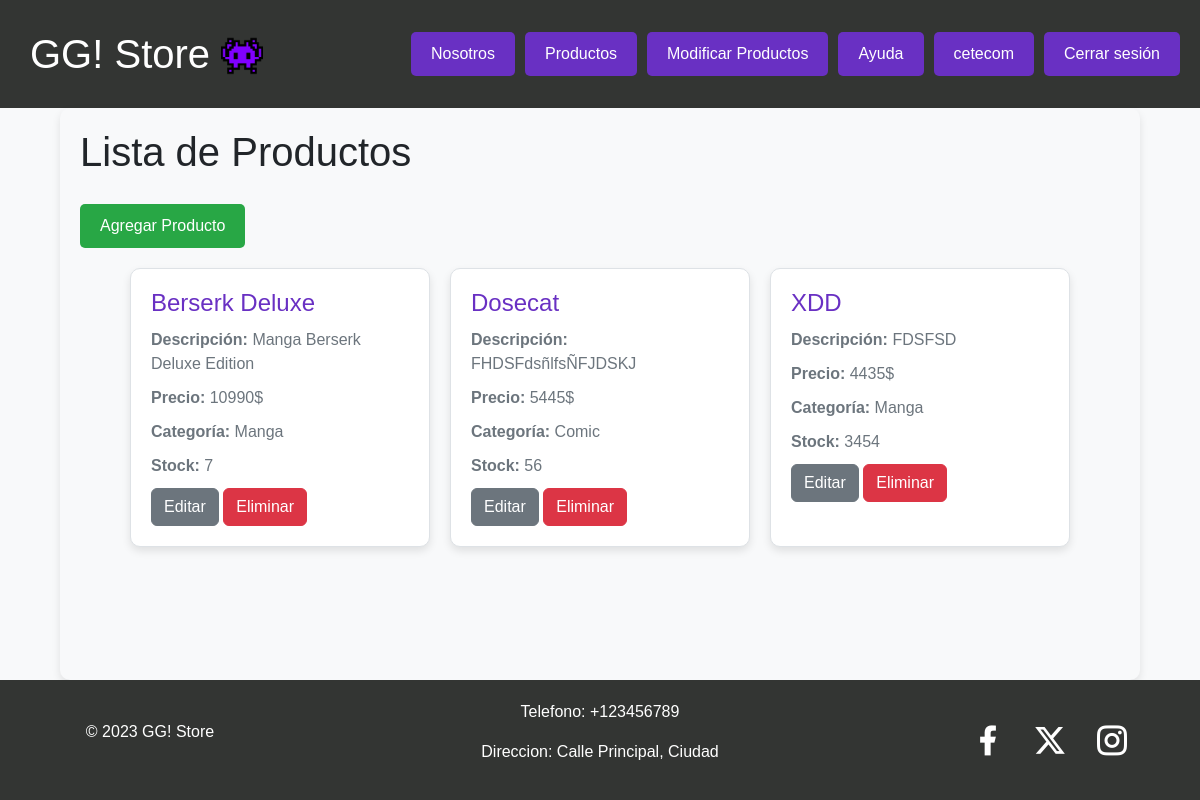
The page /prodAdmin/ (signed in) on the database its author committed.
### myapp/models.py (models this page shows, shortened)
class Producto(models.Model):
    cod_prod = models.CharField(max_length = 100, unique = True)
    nombre = models.CharField(max_length = 100)
    descripcion = models.TextField(max_length = 100)
    precio = models.IntegerField()
    precio_usd = models.FloatField(null=True, blank=True)
    categoria = models.ForeignKey(Categoria, on_delete = models.CASCADE, related_name = 'productos')

class Categoria(models.Model):
    nombre = models.CharField(max_length = 100)

class Stock(models.Model):
    cod_prod = models.OneToOneField(Producto, on_delete = models.CASCADE, primary_key = True)
    cantidad = models.PositiveIntegerField()

### myapp/views.py (the view)
# urls.py: path('prodAdmin/', views.productos_list_admin, name='prodadmin'),
@user_passes_test(lambda u: u.is_staff)
def productos_list_admin(request):
    productos = Producto.objects.all()
    return render(request, 'prodadmin.html', {'productos': productos})

### myapp/templates/prodadmin.html (shortened to what this page needs)
{% extends 'base.html' %}
{% block content %}
{% load static %}
<!DOCTYPE html>
<html lang="es">
<head>
    <link rel="stylesheet" href="{% static 'css/productos_list.css' %}">
</head>
<body>
    <div class="container">
        <h1>Lista de Productos</h1>
        <a href="{% url 'agregar_producto' %}" class="ver-carrito">Agregar Producto</a>
        <div class="productos-grid">
            {% for producto in productos %}
                <div class="producto-card">
                    <h2>{{ producto.nombre }}</h2>
                    <p><strong>Descripción:</strong> {{ producto.descripcion }}</p>
                    <p><strong>Precio:</strong> {{ producto.precio }}$</p>
                    <p><strong>Categoría:</strong> {{ producto.categoria.nombre }}</p>
                    <p><strong>Stock:</strong> {{ producto.stock.cantidad }}</p>
                    <a href="{% url 'editar_producto' producto.pk %}" class="btn btn-secondary">Editar</a>
                    <a href="{% url 'eliminar_producto' producto.pk %}" class="btn btn-danger">Eliminar</a>
                </div>
            {% endfor %}
        </div>
    </div>
</body>
</html>
{% endblock %}

### myapp/templates/base.html (shortened to what this page needs)
{% load static %}
<!DOCTYPE html>
<html lang="es">
<head>
    <link rel="stylesheet" href="https://cdn.jsdelivr.net/npm/bootstrap@5.2.2/dist/css/bootstrap.min.css">
    <link rel="stylesheet" href="{% static 'css/base.css' %}">
    <link href="https://cdn.jsdelivr.net/npm/remixicon@4.2.0/fonts/remixicon.css" rel="stylesheet"/>
</head>
<body>
    <header>
        <h1>GG! Store <a href="{% url 'index' %}"> <img src="{% static 'img/LogoGG.png' %}"  alt="Logo" width="42" > </a> </h1>
        <div class="header-buttons">
            <a href="{% url 'nosotros' %}" class="cta-button">Nosotros</a>
            <a href="{% url 'productos' %}" class="cta-button">Productos</a>
            {% if user.is_authenticated and user.is_staff %}
            <a href="{% url 'prodadmin' %}" class="cta-button">Modificar Productos</a>
            {% endif %}
            <a href="" class="cta-button">Ayuda</a>
            {% if user.is_authenticated %}
            <a class="cta-button">{{ user.username }}</a>
            <a href="#" class="cta-button" onclick="document.getElementById('logout-form').submit(); return false;">Cerrar sesión</a>
            {% else %}
            <a href="{% url 'login' %}">Iniciar Sesión</a>
            {% endif %}
        </div>
    </header>
    {% block content %}
    {% endblock %}
    <footer class="footer">
        <div class="footer-content">
            <div class="copyright">
                <p>&copy; 2023 GG! Store</p>
            </div>
            <div class="contact-info">
                <p>Telefono: +123456789</p>
                <p>Direccion: Calle Principal, Ciudad</p>
            </div>
            <div class="social-media">
                <a href="https://www.facebook.com/" class="social-link"><i class="ri-facebook-fill"></i></a>
                <a href="https://twitter.com/" class="social-link"><i class="ri-twitter-x-fill"></i></a>
                <a href="https://www.instagram.com/" class="social-link"><i class="ri-instagram-line"></i></a>
            </div>
        </div>
    </footer>
</body>
</html>

### myapp/static/css/base.css (style rules this page uses)
html, body { height: 100%; margin: 0; padding: 0; display: flex; flex-direction: column; }
body { font-family: Arial, sans-serif; background-color: #f8f9fa; flex: 1; }
footer { background-color: #333533; color: #fff; padding: 20px 0; text-align: center; margin-top: auto; }
.footer-content { display: flex; flex-wrap: wrap; justify-content: space-between; align-items: center; }
.copyright { flex: 1; }
.contact-info { flex: 2; text-align: center; }
.social-media { flex: 1; }
.social-link { display: inline-block; margin: 0 10px; color: #fff; text-decoration: none; font-size: 36px; }
header { background-color: #333533; color: #fff; padding: 20px; display: flex; justify-content: space-between; align-items: center; }
header h1 { margin: 10px; }
.header-buttons { display: flex; gap: 10px; }
.header-buttons a { display: inline-block; padding: 10px 20px; background-color: #6930c3; color: #fff; text-decoration: none; border-radius: 5px; transition: background-color 0.3s ease; }

### myapp/static/css/productos_list.css (style rules this page uses)
.container { width: 90%; margin: 0 auto; padding: 20px; flex: 1; display: flex; flex-direction: column; background-color: #f8f9fa; border-radius: 10px; box-shadow: 0 4px 8px rgba(0, 0, 0, 0.1); }
.productos-grid { display: flex; flex-wrap: wrap; gap: 20px; justify-content: center; padding: 20px 0; }
.producto-card { background-color: #fff; border: 1px solid #dee2e6; border-radius: 10px; padding: 20px; width: 300px; box-shadow: 0 4px 8px rgba(0, 0, 0, 0.1); transition: transform 0.2s ease, box-shadow 0.2s ease; }
.producto-card h2 { color: #6930c3; font-size: 1.5em; margin-bottom: 10px; }
.producto-card p { color: #6c757d; margin-bottom: 10px; }
a.ver-carrito { width: fit-content; display: inline-block; margin-top: 20px; padding: 10px 20px; font-size: 1em; color: #fff; background-color: #28a745; border: none; border-radius: 5px; text-decoration: none; transition: background-color 0.2s ease; }
.btn { width: fit-content; }

### rows shown on the page
Producto: nombre "Berserk Deluxe", descripcion "Manga Berserk Deluxe Edition", precio "10990", categoria.nombre "Manga", stock.cantidad "7"
Producto: nombre "Dosecat", descripcion "FHDSFdsñlfsÑFJDSKJ", precio "5445", categoria.nombre "Comic", stock.cantidad "56"
Producto: nombre "XDD", descripcion "FDSFSD", precio "4435", categoria.nombre "Manga", stock.cantidad "3454"

### other values the page prints
{{ user.username }} "cetecom"
